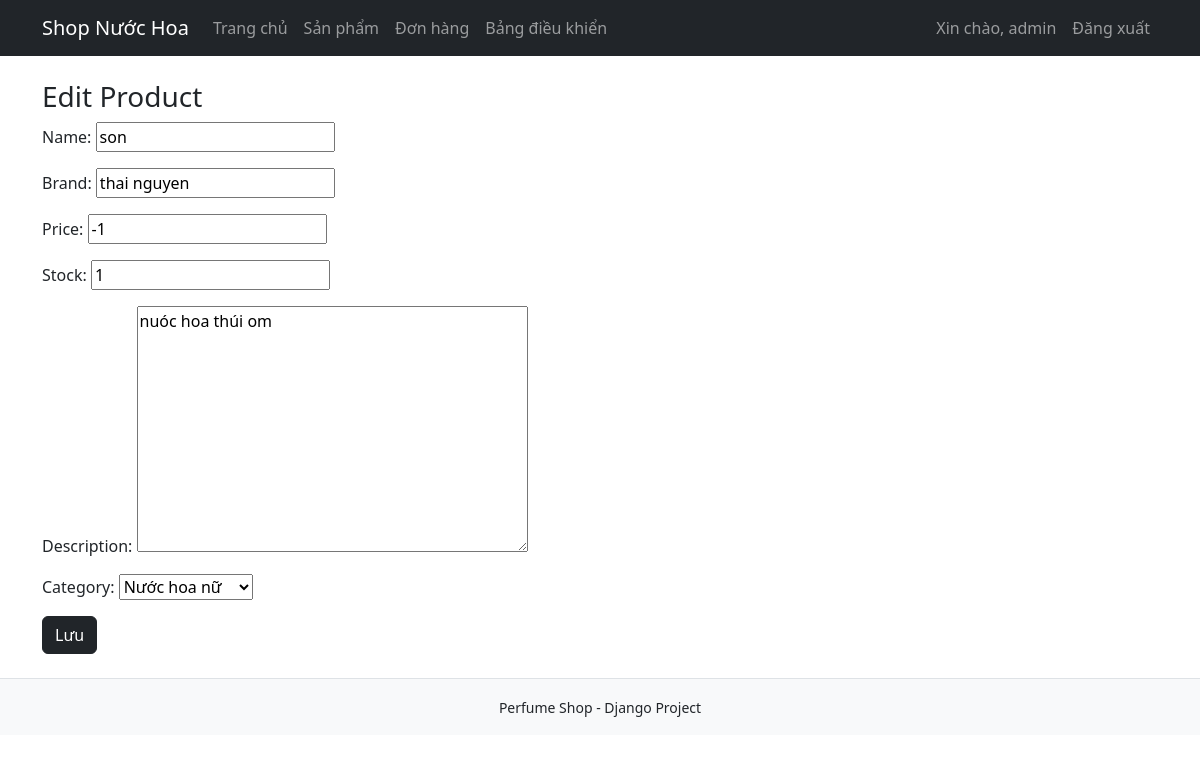
The app's page /store/products/5/edit/ (signed in) with its own data.
### store/models.py (models this page shows, shortened)
class Product(models.Model):
    name = models.CharField(max_length=150)
    brand = models.CharField(max_length=100)
    price = models.DecimalField(max_digits=12, decimal_places=0)
    stock = models.IntegerField(default=0)
    description = models.TextField(blank=True)
    category = models.ForeignKey(Category, on_delete=models.SET_NULL, null=True, blank=True)
    created_at = models.DateTimeField(auto_now_add=True)

class Category(models.Model):
    name = models.CharField(max_length=100)
    def __str__(self):
        return self.name

### store/views.py (the view)
# urls.py: path("products/<int:pk>/edit/", views.product_edit, name="product_edit"),
@login_required
def product_edit(request, pk):
    product = get_object_or_404(Product, pk=pk)
    form = ProductForm(request.POST or None, instance=product)
    if request.method == "POST" and form.is_valid():
        form.save()
        return redirect("product_list")
    return render(request, "store/product_form.html", {"form": form, "title": "Edit Product"})

### store/views.py
class ProductForm(forms.ModelForm):
    class Meta:
        model = Product
        fields = ["name", "brand", "price", "stock", "description", "category"]

### templates/store/product_form.html (shortened to what this page needs)
{% extends "base.html" %}
{% block content %}
<h3>{{ title }}</h3>
<form method="post" class="col-md-6">
  {{ form.as_p }}
  <button class="btn btn-dark">Lưu</button>
</form>
{% endblock %}

### templates/base.html (shortened to what this page needs)
<!DOCTYPE html>
<html lang="vi">
<head>
  <link href="https://cdn.jsdelivr.net/npm/bootstrap@5.3.3/dist/css/bootstrap.min.css" rel="stylesheet">
</head>
<body>
<nav class="navbar navbar-expand-lg navbar-dark bg-dark">
  <div class="container">
    <a class="navbar-brand" href="/">Shop Nước Hoa</a>
    <div class="collapse navbar-collapse" id="nav">
      <ul class="navbar-nav me-auto">
        <li class="nav-item"><a class="nav-link" href="/">Trang chủ</a></li>
        <li class="nav-item"><a class="nav-link" href="/store/products/">Sản phẩm</a></li>
        <li class="nav-item"><a class="nav-link" href="/orders/">Đơn hàng</a></li>
        <li class="nav-item"><a class="nav-link" href="/dashboard/">Bảng điều khiển</a></li>
      </ul>
      <ul class="navbar-nav">
        {% if user.is_authenticated %}
          <li class="nav-item">
            <span class="nav-link">Xin chào, {{ user.username }}</span>
          </li>
          <li class="nav-item"><a class="nav-link" href="/accounts/logout/">Đăng xuất</a></li>
        {% else %}
          <li class="nav-item"><a class="nav-link" href="/accounts/login/">Đăng nhập</a></li>
          <li class="nav-item"><a class="nav-link" href="/accounts/register/">Đăng ký</a></li>
        {% endif %}
      </ul>
    </div>
  </div>
</nav>
<main class="container my-4">
  {% block content %}{% endblock %}
</main>
<footer class="bg-light border-top py-3 mt-4">
  <div class="container text-center">
    <small>Perfume Shop - Django Project</small>
  </div>
</footer>
</body>
</html>

### records on screen
Product: name "son", brand "thai nguyen", price "-1", stock "1", description "nuóc hoa thúi om", category "Nước hoa nữ"

### other values on screen
{{ user.username }} "admin"
{{ title }} "Edit Product"
